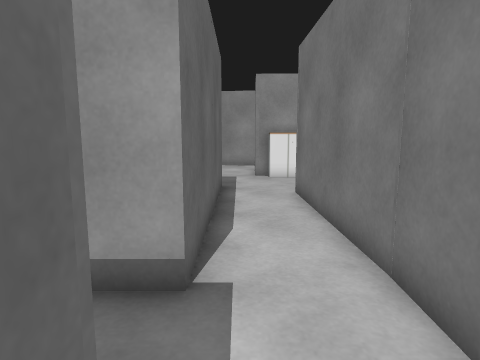
View 1 (above)

24 first-person views from a walk through a world built for the Gazebo simulator. The camera is 1 m above the floor, tilts 8° down and sees 75° across. The floor is counted in squares, 0.5 m on a side. Each view is taken from the middle of a square. On the plan, view 1 faces up. The plan holds only what a view shows up to about 18 squares ahead; the rest is blank. The place goes on beyond the plan. Gazebo's built-in surfaces are drawn with simple patterns. Some stock models are drawn as simple stand-ins.

View 2
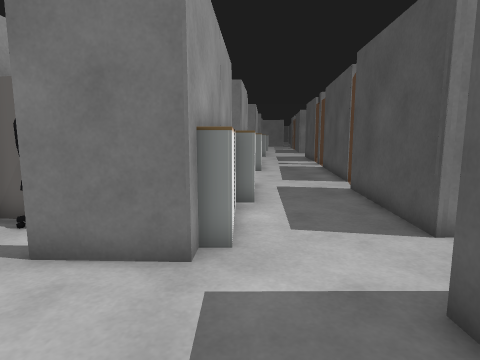

View 3
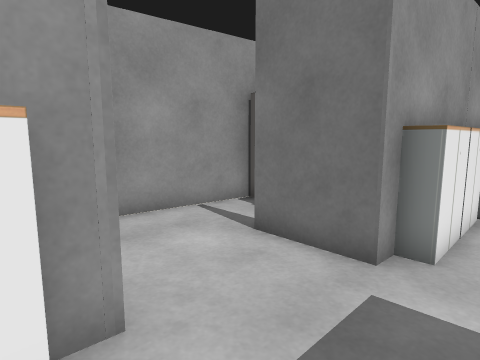

View 4
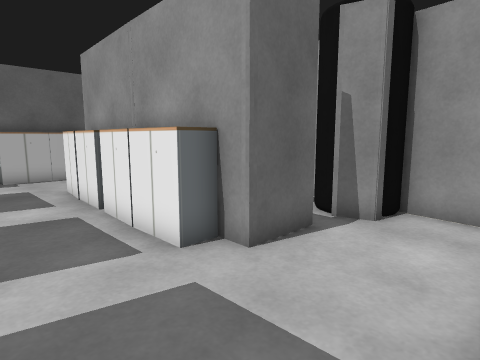

View 5
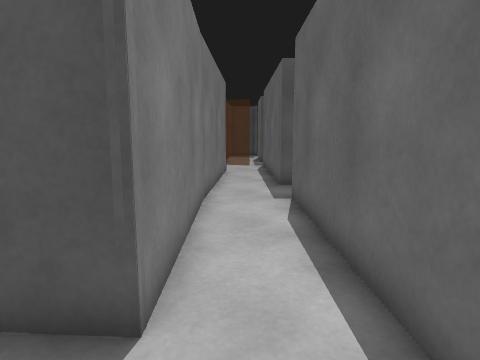

View 6
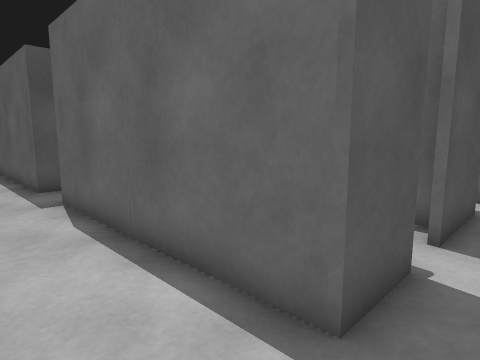

View 7
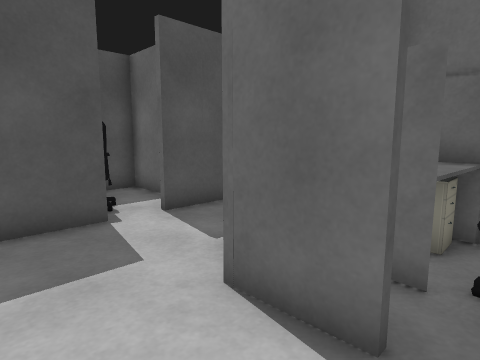

View 8
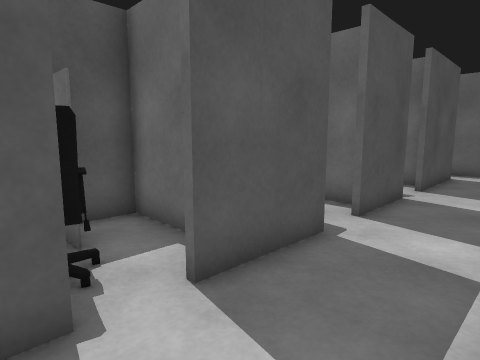

View 9
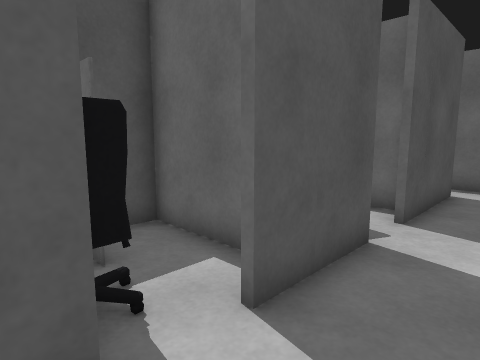

View 10
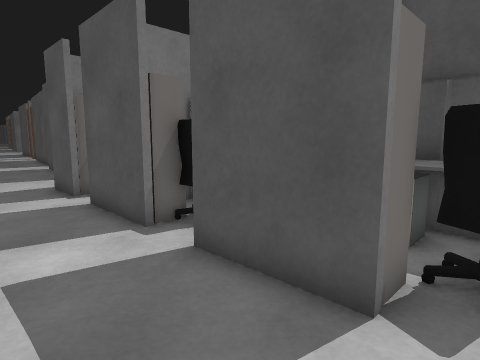

View 11
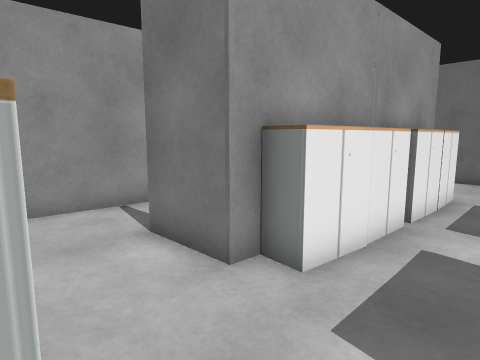

View 12
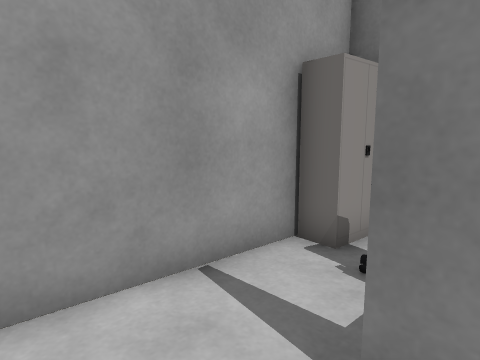

View 13
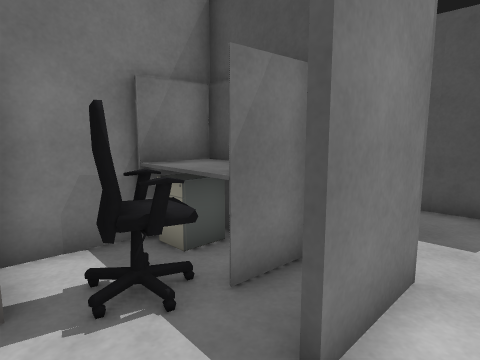

View 14
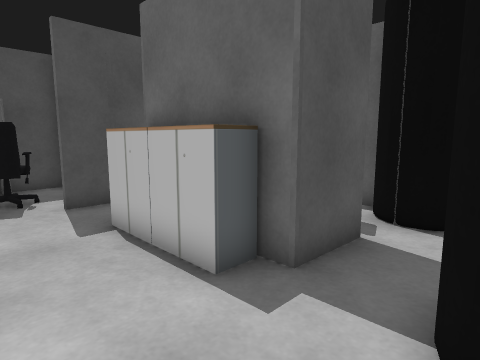

View 15
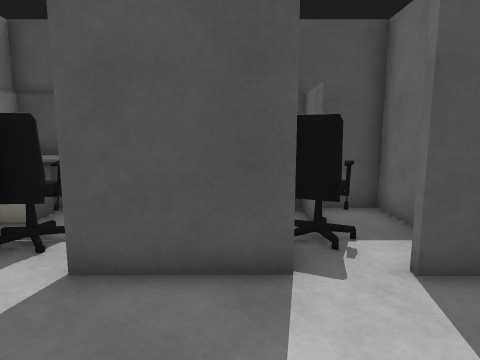

View 16
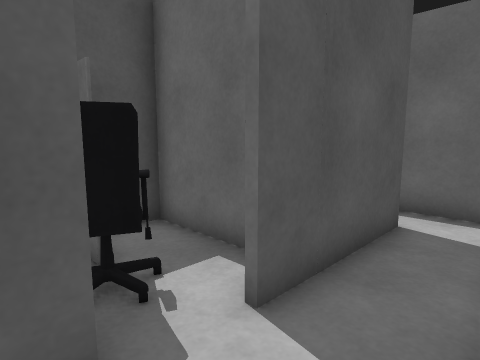

View 17
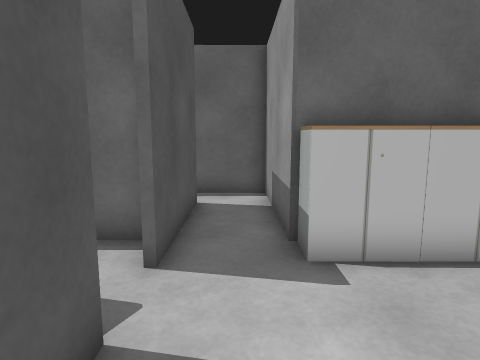

View 18
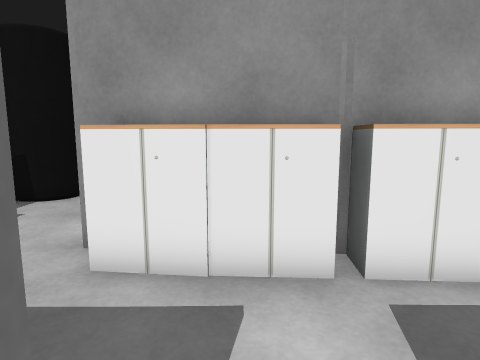

View 19
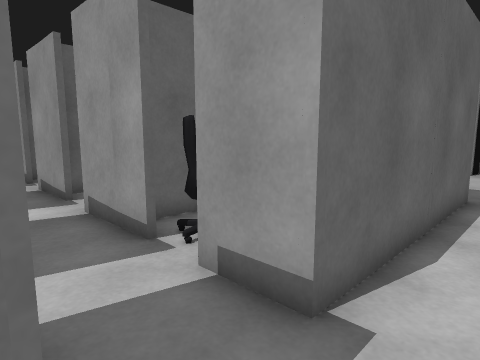

View 20
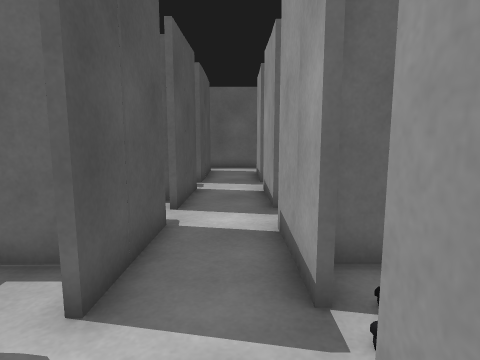

View 21
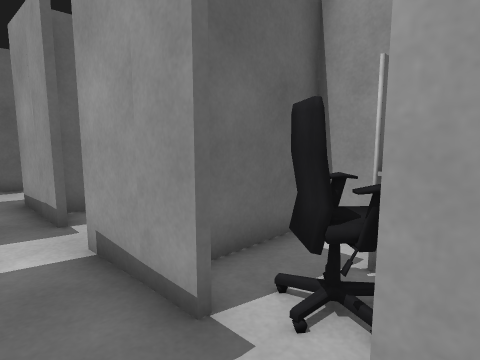

View 22
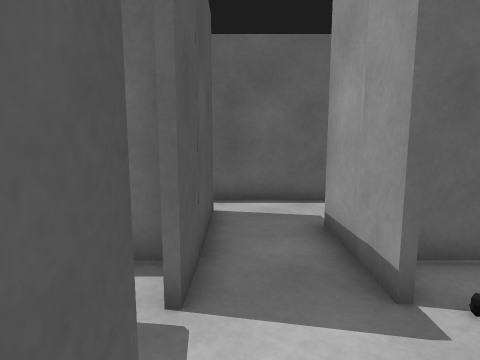

View 23
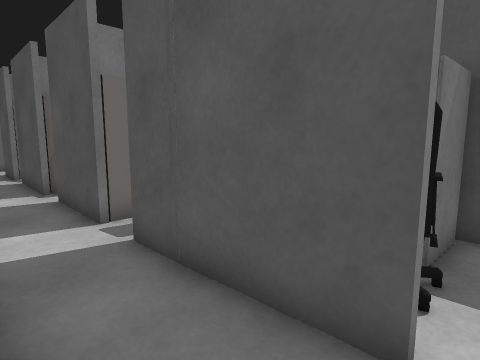

View 24
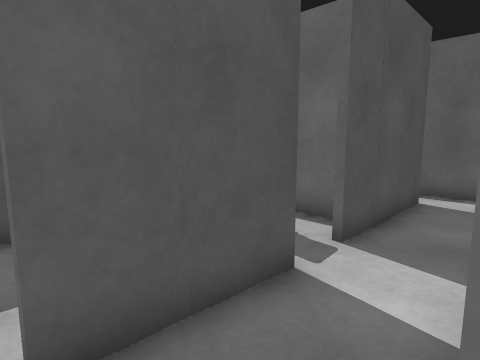

### Floor plan
Ten units are one square. View 1 is at (0, 0); x grows to the right and y downward. Boxes are objects, and circles mark ways between rooms. Rooms are numbered by the first view taken in them; rooms with no view inside come last. Other rooms are left out.
<svg viewBox="-213 -234 313 284">
<path fill="none" stroke="#000" d="M55 -156 8 -158 9 -184M-30 -127 -7 -127 -7 -38 -16 -38M45 -210 -15 -217M-27 -191 -27 -170M-18 -209 -18 -204 -29 -201M22 -24 20 -111 74 -108M-16 -13 -7 -13 -6 45M-16 -12 -7 -11M18 38 21 -44M-71 -192 -72 -171M-27 -170 -77 -171M-76 -127 -44 -127M-113 -173 -118 -173 -118 -200M-108 -124 -108 -44M-126 -127 -95 -127M-74 -171 -72 -221M-109 -84 -92 -84M-164 -194 -158 -194 -158 -150 -208 -149 -208 -121M-92 -82 -109 -82M-78 -225 -137 -229M-60 -84 -59 -104M-194 -127 -145 -127M-66 -12 -41 -12M-44 -38 -75 -38M-95 -38 -115 -38M-16 -38 -25 -38M-116 -13 -94 -13M-208 -47 -208 -35M-158 -123 -158 -84 -135 -84M-145 -38 -164 -38M-115 -38 -125 -38M-164 -14 -144 -14"/>
<rect x="5" y="-165" width="30" height="20" fill="#bbb"><title>cabinet</title></rect>
<rect x="15" y="-195" width="30" height="10" fill="#bbb"><title>office chair</title></rect>
<rect x="25" y="-205" width="30" height="10" fill="#bbb"><title>cabinet</title></rect>
<rect x="35" y="-165" width="10" height="20" fill="#bbb"><title>cabinet</title></rect>
<rect x="45" y="-155" width="30" height="10" fill="#bbb"><title>cabinet</title></rect>
<rect x="75" y="-155" width="20" height="20" fill="#bbb"><title>other object</title></rect>
<rect x="-75" y="-175" width="20" height="20" fill="#bbb"><title>cabinet</title></rect>
<rect x="-75" y="-195" width="40" height="20" fill="#bbb"><title>other object</title></rect>
<rect x="-55" y="-175" width="20" height="20" fill="#bbb"><title>cabinet</title></rect>
<rect x="-55" y="-215" width="20" height="20" fill="#bbb"><title>other object</title></rect>
<rect x="-165" y="-225" width="30" height="20" fill="#bbb"><title>other object</title></rect>
<rect x="-155" y="-175" width="10" height="30" fill="#bbb"><title>cabinet</title></rect>
<rect x="-155" y="-195" width="10" height="20" fill="#bbb"><title>cabinet</title></rect>
<rect x="-115" y="-175" width="20" height="20" fill="#bbb"><title>cabinet</title></rect>
<rect x="-105" y="-195" width="30" height="20" fill="#bbb"><title>other object</title></rect>
<rect x="-105" y="-215" width="20" height="20" fill="#bbb"><title>office chair</title></rect>
<rect x="-95" y="-65" width="20" height="20" fill="#bbb"><title>office chair</title></rect>
<rect x="-95" y="-75" width="10" height="10" fill="#bbb"><title>other object</title></rect>
<rect x="-95" y="-105" width="30" height="20" fill="#bbb"><title>other object</title></rect>
<rect x="-95" y="-115" width="20" height="10" fill="#bbb"><title>office chair</title></rect>
<rect x="-95" y="-175" width="20" height="20" fill="#bbb"><title>cabinet</title></rect>
<rect x="-95" y="-225" width="20" height="20" fill="#bbb"><title>cabinet</title></rect>
<rect x="-85" y="-125" width="20" height="10" fill="#bbb"><title>cabinet</title></rect>
<rect x="-75" y="-85" width="10" height="10" fill="#bbb"><title>other object</title></rect>
<rect x="-85" y="-15" width="20" height="20" fill="#bbb"><title>cabinet</title></rect>
<rect x="-35" y="-15" width="20" height="20" fill="#bbb"><title>cabinet</title></rect>
<rect x="-145" y="-105" width="30" height="20" fill="#bbb"><title>other object</title></rect>
<rect x="-145" y="-115" width="20" height="20" fill="#bbb"><title>office chair</title></rect>
<rect x="-135" y="-125" width="20" height="10" fill="#bbb"><title>cabinet</title></rect>
<rect x="-135" y="-15" width="20" height="20" fill="#bbb"><title>cabinet</title></rect>
<circle cx="-30" cy="-150" r="3" fill="#2a7"/>
<circle cx="-10" cy="-25" r="3" fill="#2a7"/>
<circle cx="-70" cy="-160" r="3" fill="#2a7"/>
<circle cx="-85" cy="-40" r="3" fill="#2a7"/>
<circle cx="-135" cy="-130" r="3" fill="#2a7"/>
<circle cx="-105" cy="-25" r="3" fill="#2a7"/>
<text x="30" y="-130">1</text>
<text x="-50" y="-180">2</text>
<text x="-110" y="-150">3</text>
<text x="-60" y="-20">4</text>
<text x="-190" y="-60">5</text>
<text x="-140" y="-110">6</text>
<text x="-140" y="-30">7</text>
</svg>
Room 1 opens to room 2. Room 1 opens to room 4. Room 2 opens to room 3. Room 3 opens to room 4. Room 3 opens to room 6. Room 4 opens to room 7.

Where each view was taken, in squares from view 1:
view 1: 0 up, 0 right, facing up
view 2: 15 up, 4 left, facing right
view 3: 14 up, 4 left, facing up-right
view 4: 13 up, 1 right, facing up-left
view 5: 14 up, 1 right, facing down
view 6: 14 up, 2 right, facing down-left
view 7: 20 up, 0 right, facing down-left
view 8: 16 up, 2 left, facing down-left
view 9: 15 up, 7 left, facing down-left
view 10: 16 up, 14 left, facing down-right
view 11: 14 up, 15 left, facing up-right
view 12: 19 up, 14 left, facing up-right
view 13: 22 up, 13 left, facing down-right
view 14: 22 up, 12 left, facing down-left
view 15: 17 up, 12 left, facing down
view 16: 15 up, 12 left, facing down-left
view 17: 14 up, 10 left, facing left
view 18: 12 up, 9 left, facing up
view 19: 1 up, 1 right, facing up-left
view 20: 3 up, 1 left, facing left
view 21: 2 up, 7 left, facing up-left
view 22: 2 up, 11 left, facing left
view 23: 4 up, 20 left, facing down-right
view 24: 4 up, 9 left, facing down-left
